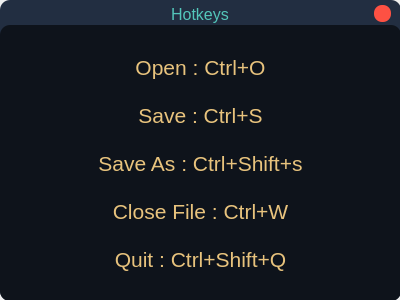
<?xml version="1.0" encoding="UTF-8"?>
<ui version="4.0">
 <class>hotkey_win</class>
 <widget class="QWidget" name="hotkey_win">
  <property name="geometry">
   <rect>
    <x>0</x>
    <y>0</y>
    <width>400</width>
    <height>300</height>
   </rect>
  </property>
  <property name="windowTitle">
   <string>Form</string>
  </property>
  <widget class="QFrame" name="drop_shadow_frame">
   <property name="geometry">
    <rect>
     <x>0</x>
     <y>0</y>
     <width>401</width>
     <height>301</height>
    </rect>
   </property>
   <property name="font">
    <font>
     <pointsize>11</pointsize>
     <italic>true</italic>
    </font>
   </property>
   <property name="styleSheet">
    <string notr="true">border-radius: 10px;
background-color: rgb(34, 46, 65);</string>
   </property>
   <property name="frameShape">
    <enum>QFrame::NoFrame</enum>
   </property>
   <property name="frameShadow">
    <enum>QFrame::Plain</enum>
   </property>
   <layout class="QVBoxLayout" name="verticalLayout">
    <property name="spacing">
     <number>0</number>
    </property>
    <property name="leftMargin">
     <number>0</number>
    </property>
    <property name="topMargin">
     <number>5</number>
    </property>
    <property name="rightMargin">
     <number>0</number>
    </property>
    <property name="bottomMargin">
     <number>0</number>
    </property>
    <item>
     <widget class="QFrame" name="title_bar">
      <property name="maximumSize">
       <size>
        <width>16777215</width>
        <height>20</height>
       </size>
      </property>
      <property name="styleSheet">
       <string notr="true">background-color: none</string>
      </property>
      <property name="frameShape">
       <enum>QFrame::NoFrame</enum>
      </property>
      <property name="frameShadow">
       <enum>QFrame::Raised</enum>
      </property>
      <layout class="QHBoxLayout" name="horizontalLayout">
       <property name="leftMargin">
        <number>10</number>
       </property>
       <property name="topMargin">
        <number>0</number>
       </property>
       <property name="rightMargin">
        <number>10</number>
       </property>
       <property name="bottomMargin">
        <number>2</number>
       </property>
       <item>
        <widget class="QFrame" name="spacer1">
         <property name="enabled">
          <bool>false</bool>
         </property>
         <property name="minimumSize">
          <size>
           <width>16</width>
           <height>0</height>
          </size>
         </property>
         <property name="maximumSize">
          <size>
           <width>0</width>
           <height>0</height>
          </size>
         </property>
         <property name="frameShape">
          <enum>QFrame::StyledPanel</enum>
         </property>
         <property name="frameShadow">
          <enum>QFrame::Raised</enum>
         </property>
        </widget>
       </item>
       <item>
        <widget class="QLabel" name="label_title">
         <property name="maximumSize">
          <size>
           <width>16777215</width>
           <height>20</height>
          </size>
         </property>
         <property name="font">
          <font>
           <pointsize>12</pointsize>
           <italic>false</italic>
           <bold>false</bold>
          </font>
         </property>
         <property name="styleSheet">
          <string notr="true">color: #53c6ba;</string>
         </property>
         <property name="text">
          <string>Hotkeys</string>
         </property>
         <property name="alignment">
          <set>Qt::AlignCenter</set>
         </property>
        </widget>
       </item>
       <item>
        <widget class="QPushButton" name="btn_close">
         <property name="minimumSize">
          <size>
           <width>16</width>
           <height>16</height>
          </size>
         </property>
         <property name="maximumSize">
          <size>
           <width>17</width>
           <height>17</height>
          </size>
         </property>
         <property name="font">
          <font>
           <pointsize>13</pointsize>
           <bold>true</bold>
          </font>
         </property>
         <property name="cursor">
          <cursorShape>PointingHandCursor</cursorShape>
         </property>
         <property name="styleSheet">
          <string notr="true">QPushButton {
	border: none;
	border-radius: 8px;
	background-color: rgb(253, 81, 67);
}

QPushButton:hover {
	background-color: rgba(254, 79, 69, 150);
}</string>
         </property>
         <property name="text">
          <string/>
         </property>
         <property name="shortcut">
          <string>Ctrl+Shift+Q</string>
         </property>
        </widget>
       </item>
      </layout>
     </widget>
    </item>
    <item>
     <widget class="QFrame" name="contents_frame">
      <property name="styleSheet">
       <string notr="true">background-color: none</string>
      </property>
      <property name="frameShape">
       <enum>QFrame::StyledPanel</enum>
      </property>
      <property name="frameShadow">
       <enum>QFrame::Raised</enum>
      </property>
      <layout class="QHBoxLayout" name="horizontalLayout_2">
       <property name="leftMargin">
        <number>0</number>
       </property>
       <property name="topMargin">
        <number>0</number>
       </property>
       <property name="rightMargin">
        <number>0</number>
       </property>
       <property name="bottomMargin">
        <number>0</number>
       </property>
       <item>
        <widget class="QFrame" name="hotkey_frame">
         <property name="styleSheet">
          <string notr="true">background-color: #0E131B;</string>
         </property>
         <property name="frameShape">
          <enum>QFrame::StyledPanel</enum>
         </property>
         <property name="frameShadow">
          <enum>QFrame::Raised</enum>
         </property>
         <layout class="QHBoxLayout" name="horizontalLayout_4">
          <property name="leftMargin">
           <number>5</number>
          </property>
          <property name="topMargin">
           <number>5</number>
          </property>
          <property name="rightMargin">
           <number>5</number>
          </property>
          <property name="bottomMargin">
           <number>5</number>
          </property>
          <item>
           <widget class="QLabel" name="label">
            <property name="font">
             <font>
              <pointsize>16</pointsize>
              <italic>false</italic>
             </font>
            </property>
            <property name="styleSheet">
             <string notr="true">color: #e8c37d;</string>
            </property>
            <property name="text">
             <string>Open : Ctrl+O

Save : Ctrl+S

Save As : Ctrl+Shift+s

Close File : Ctrl+W

Quit : Ctrl+Shift+Q</string>
            </property>
            <property name="alignment">
             <set>Qt::AlignCenter</set>
            </property>
           </widget>
          </item>
         </layout>
        </widget>
       </item>
      </layout>
     </widget>
    </item>
   </layout>
  </widget>
 </widget>
 <resources/>
 <connections/>
</ui>
